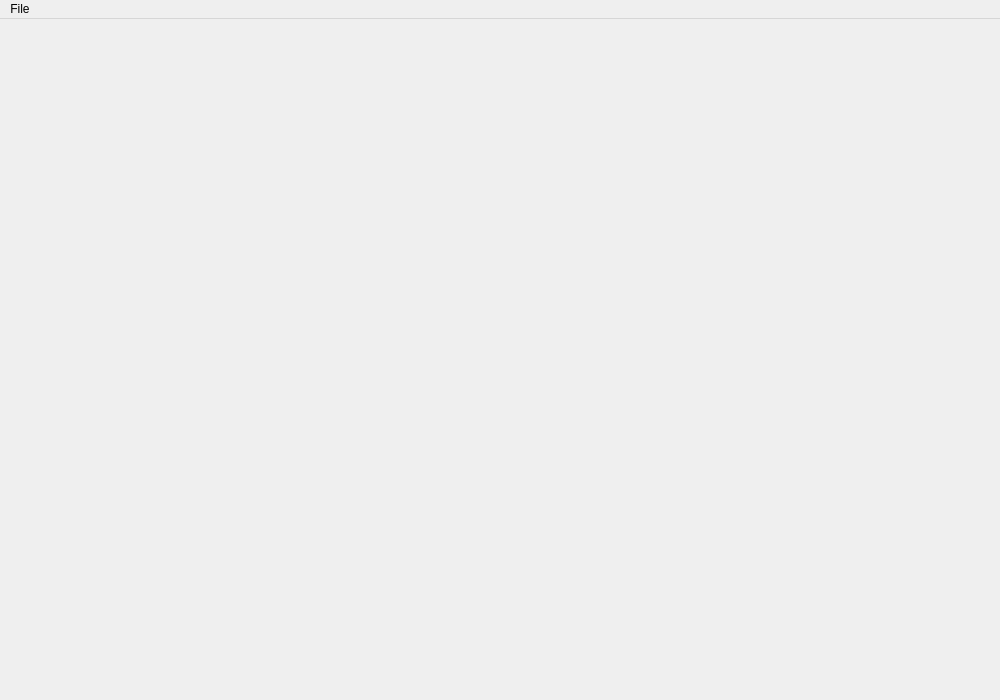
<?xml version="1.0" encoding="UTF-8"?>
<ui version="4.0">
 <class>MainWindow</class>
 <widget class="QMainWindow" name="MainWindow">
  <property name="geometry">
   <rect>
    <x>0</x>
    <y>0</y>
    <width>1000</width>
    <height>700</height>
   </rect>
  </property>
  <property name="minimumSize">
   <size>
    <width>1000</width>
    <height>700</height>
   </size>
  </property>
  <property name="windowTitle">
   <string>MainWindow</string>
  </property>
  <widget class="QWidget" name="centralWidget">
   <layout class="QHBoxLayout" name="horizontalLayout">
    <property name="spacing">
     <number>0</number>
    </property>
    <property name="leftMargin">
     <number>0</number>
    </property>
    <property name="topMargin">
     <number>0</number>
    </property>
    <property name="rightMargin">
     <number>0</number>
    </property>
    <property name="bottomMargin">
     <number>0</number>
    </property>
    <item>
     <widget class="SideSelectionPane" name="sideselectionpane" native="true">
      <property name="sizePolicy">
       <sizepolicy hsizetype="Minimum" vsizetype="MinimumExpanding">
        <horstretch>0</horstretch>
        <verstretch>0</verstretch>
       </sizepolicy>
      </property>
      <property name="minimumSize">
       <size>
        <width>230</width>
        <height>0</height>
       </size>
      </property>
     </widget>
    </item>
    <item>
     <layout class="QVBoxLayout" name="verticalLayout">
      <property name="spacing">
       <number>0</number>
      </property>
      <item>
       <widget class="Field" name="field" native="true">
        <property name="sizePolicy">
         <sizepolicy hsizetype="MinimumExpanding" vsizetype="MinimumExpanding">
          <horstretch>0</horstretch>
          <verstretch>0</verstretch>
         </sizepolicy>
        </property>
        <property name="minimumSize">
         <size>
          <width>0</width>
          <height>0</height>
         </size>
        </property>
       </widget>
      </item>
     </layout>
    </item>
   </layout>
  </widget>
  <widget class="QMenuBar" name="menuBar">
   <property name="geometry">
    <rect>
     <x>0</x>
     <y>0</y>
     <width>1000</width>
     <height>17</height>
    </rect>
   </property>
   <widget class="QMenu" name="menuFile">
    <property name="title">
     <string>File</string>
    </property>
   </widget>
   <addaction name="menuFile"/>
  </widget>
 </widget>
 <layoutdefault spacing="6" margin="11"/>
 <customwidgets>
  <customwidget>
   <class>SideSelectionPane</class>
   <extends>QWidget</extends>
   <header>sideselectionpane.h</header>
   <container>1</container>
  </customwidget>
  <customwidget>
   <class>Field</class>
   <extends>QWidget</extends>
   <header>field.h</header>
   <container>1</container>
  </customwidget>
 </customwidgets>
 <resources/>
 <connections/>
</ui>
